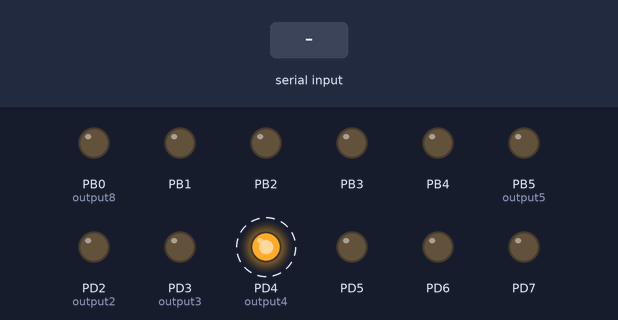
The program below on a simulated ATmega328P, built with avr-gcc and emulated at 16 MHz. On the bench: output pins drawn as LEDs (lit = HIGH). Dashed ring = blinking. Inputs (shaded band) come from the test bench. What the program prints to the serial monitor is not drawn.

Above: at 1.2 s.
1.3 s: "1\n" received over Serial
At 1.4 s:
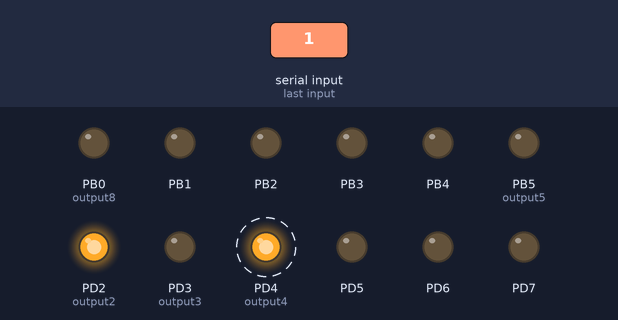
At 2.6 s:
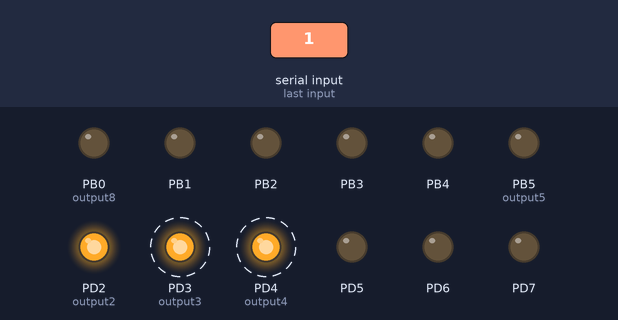
4.3 s: byte 48 ('0') received over Serial
At 5.0 s:
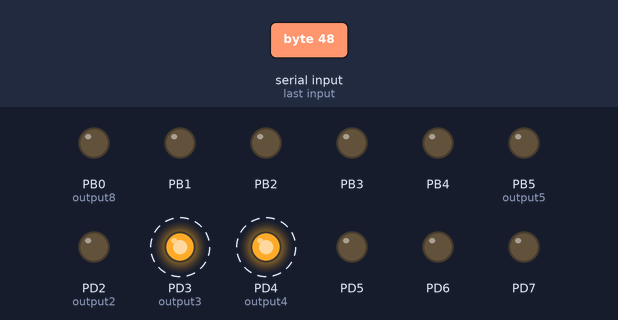
Timing chart, 0 to 13.3 s (numbered marks = the images above; inputs shaded):
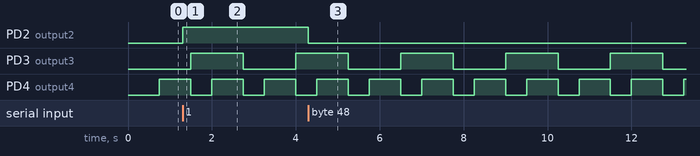

The program:

main.c
```c
/*
  GccApplication3.c

  Created: 21-02-2017 PM 09:35:59
  v1:21/2/2017
  added gpio as output (expect "0" and "1")

  v2:23/2/2017
  added uart0.c 9600baud
	1 to gpio2 ON
	0 to gpio2 OFF

 v3:26/2/2017
	timer1 init
	two indenpendant timer for gpio3 and gpio4
  Author : Sudarshan
 */

#define F_CPU 16000000UL
#include <inttypes.h>
#include <avr/io.h>
#include <avr/interrupt.h>
#include <util/delay.h>
#include "INC/gpio_func.c"
#include "INC/uart0.c"
#include "INC/timer.c"


//int state=0;
//unsigned int state, blink_time, SEC1_Timer, Timer1_ON, SECTimer1_ON=0;


int main(void)
{

	uint8_t u8TempData;
	io_init();			//GPIO INPUT
	init_serial0();		//UART0 init
	timer0_init();		//timer.c

	sprintf(uart0_buf,"23/2/2017 v2 USART0 and GPIO O/P\r\n");//
	print_uart0();
	sprintf(uart0_buf,"send 1 to gpio2 ON, 0 to gpio OFF\r\n");
	print_uart0();

	gpio_timer_flag=1;
	while(1)
	{
			 // Receive data

			gpio1_check();
			 u8TempData = USART0ReceiveByte();//read incoming char from usart0
			 if (u8TempData=='0')
			 {
				 op2_off();
			 }
			 if (u8TempData=='1')
			 {
				 op2_on();
			 }
	}
}


void gpio1_check()
{
	/*if (gpio1_counter <= 1)
	{
		//op3_on();
	}*/
}
```

timer.c
```c
void gpio1_check(void);


void timer0_init()
{
	OCR1A = 0x3D08;

	TCCR1B |= (1 << WGM12);
	// Mode 4, CTC on OCR1A

	TIMSK1 |= (1 << OCIE1A);
	//Set interrupt on compare match

	TCCR1B |= (1 << CS12);//TCCR1B |= (1 << CS12) | (1 << CS10);// set prescaler to 1024 and start the timer


	sei();
}

unsigned int gpio_timer_flag,gpio1_counter=10;
void timer1()
{
	//PORTB ^= (1 << 13);
	gpio1_counter=gpio1_counter-1;
	if (gpio1_counter < 5)
	{
		op3_on();
	}
	if (gpio1_counter > 5)
	{
		op3_off();
	}
	if (gpio1_counter ==0)
	{
		gpio1_counter=10;
	}
}
unsigned int gpio2_timer_flag,gpio2_counter=5;
void timer2()
{
	//PORTB ^= (1 << 13);
	gpio2_counter=gpio2_counter-1;
	if (gpio2_counter < 3)
	{
		op4_on();
	}
	if (gpio2_counter > 3)
	{
		op4_off();
	}
	if (gpio2_counter ==0)
	{
		gpio2_counter=5;
	}
}

ISR (TIMER1_COMPA_vect)
{
	// action to be done every 1 sec
	if (gpio_timer_flag==1)
	{
		timer1();
		timer2();
	}
}
```

uart0.c
```c
/*
UART0 initialization
*/

#define USART_BAUDRATE 9600
#define UBRR_VALUE (((F_CPU / (USART_BAUDRATE * 16UL))) - 1)
char uart0_buf[];
void print_uart0(void);
void putchar0 (int ch);


void init_serial0 (void)
{
	UBRR0H = (uint8_t)(UBRR_VALUE>>8);
	UBRR0L = (uint8_t)UBRR_VALUE;
	UCSR0C |= (1<<UCSZ01)|(1<<UCSZ00);	// Set frame format to 8 data bits, no parity, 1 stop bit
	UCSR0B |= (1<<RXEN0)|(1<<TXEN0);	//enable transmission and reception
}

/*
void USART0SendByte(uint8_t u8Data)
{
	while(!(UCSR0A&(1<<UDRE0))){};		//wait while previous byte is completed
	UDR0 = u8Data;						// Transmit data
}
*/


uint8_t USART0ReceiveByte()
{
	while(!(UCSR0A&(1<<RXC0))){};		// Wait for byte to be received
	return UDR0;						// Return received data
}


void putchar0 (int ch)
{
	if (ch == '\n')
	{
		while (!(UCSR0A & 0x20));//								// Wait TXD Buffer Empty
		UDR0 = 0x0D;                          					// Write CR
	}
	while (!(UCSR0A & 0x20)); 									// Wait TXD Buffer Empty
	UDR0 = ch;						    						// Write Character
}


void print_uart0(void)
{
	char *p;													// Pointer Buffer
	p = uart0_buf;												// UART Buffer
	do 															// Get char & Print Until null
	{
		putchar0(*p); 											// Write char to UART
		p++;													// Next char
	}
	while(*p != '\0');											// End of ASCII (null)
	return;
}
```

gpio_func.c
```c
/*							Port	Arduino	*/
//#define output0		0	//PD0	Rx 0
//#define output1		1	//PD1	Tx 1
	#define output2		2	//PD2 2
	#define output3		3	//PD3 3
	#define output4		4	//PD4 4
	#define output5		5	//PD5 5
	#define output6		6	//PD6 6
	#define output7		7	//PD7 7

	#define output8		0	//PB0 8
	#define output9		1	//PB1 9
	#define output10	2	//PB2 10
	#define output11	3	//PB3 11
	#define output12	4	//PB4 12
	#define output13	5	//PB5 13


void io_init(void)
{
DDRD |= (/*(1<<output0) | (1<<output1) |*/ (1<<output2) | (1<<output3) | (1<<output4) | (1<<output5) | (1<<output6) | (1<<output7));
DDRB |= ((1<<output8) | (1<<output9) | (1<<output10) | (1<<output11) | (1<<output12) | (1<<output13));
}

/*
void op0_on()	{PORTD |= (1<<output0);}
void op0_off()	{PORTD &= ~(1<<output0);}

void op1_on()	{PORTD |= (1<<output1);}
void op1_off()	{PORTD &= ~(1<<output1);}
*/
void op2_on()	{PORTD |= (1<<output2);}
void op2_off()	{PORTD &= ~(1<<output2);}

void op3_on()	{PORTD |= (1<<output3);}
void op3_off()	{PORTD &= ~(1<<output3);}

void op4_on()	{PORTD |= (1<<output4);}
void op4_off()	{PORTD &= ~(1<<output4);}


void op5_on()	{PORTB |= (1<<output5);}
void op5_off()	{PORTB &= ~(1<<output5);}

void op6_on()	{PORTB |= (1<<output6);}
void op6_off()	{PORTB &= ~(1<<output6);}


void op7_on()	{PORTB |= (1<<output7);}
void op7_off()	{PORTB &= ~(1<<output7);}
```

Measured:
- after the input at 1.3 s, PD2 (output2): LOW → HIGH at once
- after the input at 4.3 s, PD2 (output2): HIGH → LOW at once
- by itself, PD3 (output3): alternates HIGH for 1.2 s and LOW for 1.2 s
- by itself, PD4 (output4): alternates HIGH for 0.75 s and LOW for 0.50 s
